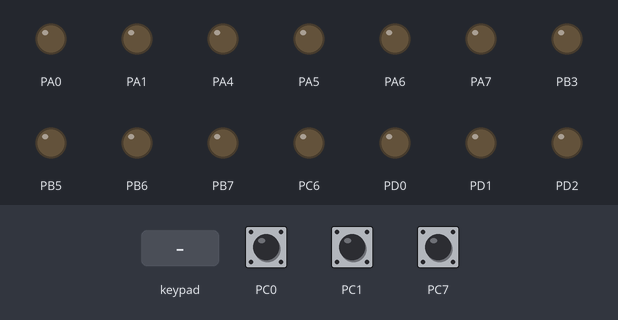
Recording of a program running on a simulated ATmega32, built with avr-gcc and emulated at 16 MHz. Shown: output pins drawn as LEDs (lit = HIGH). Wiring (inferred from the names in the program): 4×4 keypad with keys 7 8 9 / 4 5 6 * 1 2 3 - C 0 = +: rows PC2, PC3, PC4, PC5; columns PD7, PD6, PD5, PD3. The inputs (shaded band) are chosen by the test bench; at power-on: PC0 HIGH, PC1 HIGH, PC7 HIGH. Pins used as bus, display or sensor lines are not drawn.

Above: at 1.2 s.
1.3 s: key '-' pressed
At 2.84 s:
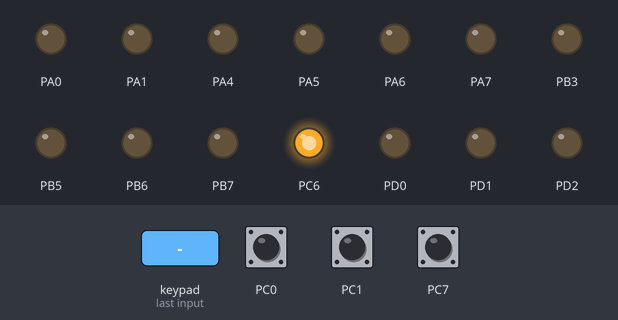
4.3 s: keypad keys 1 2 pressed 0.4 s apart
At 5.3 s:
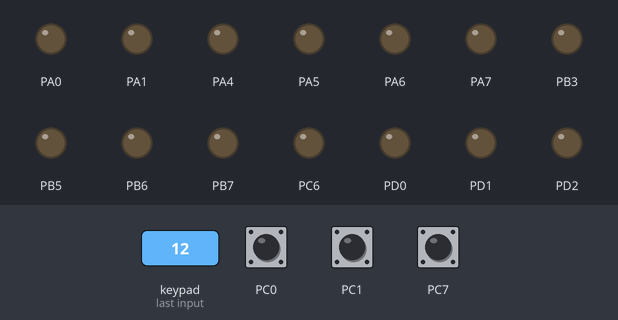
8.1 s: key 'C' pressed
Timing chart, 0 to 15.6 s (numbered marks = the images above; inputs shaded):
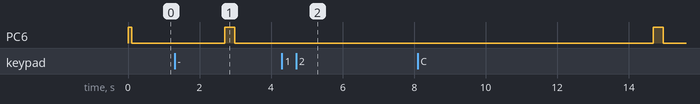

The program:

main.c
```c
/*
 * main.c
 *
 *  Created on: Oct 17, 2023
 *      Author: Hazim Emad
 */
#include "../Library/STD_types.h"
#include "../Library/Bit_Math.h"
#include "../MCAL/DIO/Header/DIO_Interface.h"
#include "../HAL/LCD/Header/LCD_Interface.h"
#include "../HAL/Keypad/Header/Keypad_Interface.h"
#include "util/delay.h"

#define PAD1	 0b00011,0b00011,0b00011,0b00011,0b00011,0b00011,0b00011,0b00011
#define PAD2	 0b11000,0b11000,0b11000,0b11000,0b11000,0b11000,0b11000,0b11000
#define BALL	 0b00000,0b00000,0b01110,0b01110,0b01110,0b01110,0b00000,0b00000

#define END 	19
#define START 	0

u8 ballX = 1;
u8 ballY = START + 10;
u8 pad1X = 1;
u8 pad2X = 1;
u8 moveLeft = 1;
u8 pad1[] = {PAD1};
u8 pad2[] = {PAD2};
u8 ball[] = {BALL};

void LoadSpecialChars();
void AdjustMovements();

int main(){
	DIO_voidInit();
	DIO_voidSetPortValue(DIO_PortC, 0xFF);
	LCD_voidInit();

	u8 player1[] = "Ahmed ";
	u8 player2[] = "Hazim ";

	u8 player1Score = 0;
	u8 player2Score = 0;
	DIO_voidSetPinValue(DIO_PortC, DIO_PIN6, Low);
	LoadSpecialChars();
	LCD_voidSendCommand(LCD_ClearDisplay);
	while(1){
		//LCD_voidSendCommand(LCD_ClearDisplay);
		LCD_voidGoToPosition(0,0);
		LCD_voidWriteString(player1);
		LCD_voidWriteChar(':');
		LCD_voidWriteIntData(player1Score);
		LCD_voidGoToPosition(0,10);
		LCD_voidWriteString(player2);
		LCD_voidWriteChar(':');
		LCD_voidWriteIntData(player2Score);
		LCD_voidGoToPosition(pad1X,START);
		LCD_voidWriteChar(7);
		LCD_voidGoToPosition(pad2X,END);
		LCD_voidWriteChar(6);
		if(moveLeft){
			LCD_voidClearPosition(ballX,ballY);
			ballY--;
			if(ballY == START){
				if(ballX == pad1X){
					ballY+=2;
					moveLeft = 0;
					LCD_voidGoToPosition(ballX,ballY);
					LCD_voidWriteChar(5);
				}
				else{
					DIO_voidSetPinValue(DIO_PortC,DIO_PIN6, High);
					player2Score++;
					ballY = START + 10;
					ballX = 2;

					LCD_voidSendCommand(LCD_ClearDisplay);
					LCD_voidGoToPosition(1, START + 5);
					LCD_voidWriteString(player2);
					LCD_voidWriteString((u8*)"Scored!");
					_delay_ms(200);
					DIO_voidSetPinValue(DIO_PortC,DIO_PIN6, Low);
					_delay_ms(800);
					LCD_voidSendCommand(LCD_ClearDisplay);
					if(player2Score == 3){
						LCD_voidSendCommand(LCD_ClearDisplay);
						LCD_voidGoToPosition(1, START + 5);
						LCD_voidWriteString(player2);
						LCD_voidWriteString((u8*)"Wins!");
						player1Score = 0;
						player2Score = 0;
						_delay_ms(1000);
						LCD_voidSendCommand(LCD_ClearDisplay);
					}
				}
			}
			else{
				LCD_voidGoToPosition(ballX,ballY);
				LCD_voidWriteChar(5);
			}

		}
		else{
			LCD_voidClearPosition(ballX,ballY);
			ballY++;
			if(ballY == END){
				if(ballX == pad2X){
					ballY-=2;
					moveLeft = 1;
					LCD_voidGoToPosition(ballX,ballY);
					LCD_voidWriteChar(5);
				}
				else{
					DIO_voidSetPinValue(DIO_PortC,DIO_PIN6, High);
					player1Score++;
					ballY = START + 10;
					ballX = 2;

					LCD_voidSendCommand(LCD_ClearDisplay);
					LCD_voidGoToPosition(1, START + 5);
					LCD_voidWriteString(player1);
					LCD_voidWriteString((u8*)"Scored!");
					_delay_ms(200);
					DIO_voidSetPinValue(DIO_PortC,DIO_PIN6, Low);
					_delay_ms(800);
					LCD_voidSendCommand(LCD_ClearDisplay);
					if(player1Score == 3){
						LCD_voidSendCommand(LCD_ClearDisplay);
						LCD_voidGoToPosition(1, START + 5);
						LCD_voidWriteString(player1);
						LCD_voidWriteString((u8*)"Wins!");
						player1Score = 0;
						player2Score = 0;
						_delay_ms(1000);
						LCD_voidSendCommand(LCD_ClearDisplay);
					}

				}
			}
			else{
				LCD_voidGoToPosition(ballX,ballY);
				LCD_voidWriteChar(5);
			}
		}

		_delay_ms(100);
		AdjustMovements();
	}
	return 0;
}

void LoadSpecialChars(){
	LCD_voidDisplaySpecialChar(pad1,7,pad1X,START);
	LCD_voidDisplaySpecialChar(pad2,6,pad2X,END);
	LCD_voidDisplaySpecialChar(ball,5,ballX,ballY);
}
void AdjustMovements(){
	u8 buttonPressed = NO_PRESSED_KEY;
	buttonPressed = KPD_u8GetPressedKey();
	if(buttonPressed != NO_PRESSED_KEY){
		if(buttonPressed == 4){
			if(moveLeft){
				LCD_voidClearPosition(pad1X,START);
				pad1X++;
				if(pad1X > 3){
					pad1X =1;
				}
			}
			else{
				LCD_voidClearPosition(ballX,ballY);
				ballX++;
				if(ballX > 3){
					ballX = 1;
				}
			}
		}
		else if(buttonPressed == '*'){
			if(moveLeft == 0){
				LCD_voidClearPosition(pad2X,END);
				pad2X++;
				if(pad2X > 3){
					pad2X =1;
				}
			}
			else{
				LCD_voidClearPosition(ballX,ballY);
				ballX++;
				if(ballX > 3){
					ballX =1;
				}
			}
		}
		else if(buttonPressed == 7){
			if(moveLeft == 1){
				LCD_voidClearPosition(pad1X,START);
				pad1X--;
				if(pad1X < 1){
					pad1X =3;
				}
			}
			else{
				LCD_voidClearPosition(ballX,ballY);
				ballX--;
				if(ballX < 1){
					ballX =3;
				}
			}
		}
		else if(buttonPressed == '/'){
			if(moveLeft == 0){
				LCD_voidClearPosition(pad2X,END);
				pad2X--;
				if(pad2X < 1){
					pad2X =3;
				}
			}
			else{
				LCD_voidClearPosition(ballX,ballY);
				ballX--;
				if(ballX < 1){
					ballX =3;
				}
			}
		}
	}
}
```

Keypad_Config.h
```c
/*
 * Keypad_Config.h
 *
 *  Created on: Oct 23, 2023
 *      Author: Hazim Emad
 */

#ifndef HAL_KEYPAD_HEADER_KEYPAD_CONFIG_H_
#define HAL_KEYPAD_HEADER_KEYPAD_CONFIG_H_

#define KPD_COL0_PIN	DIO_PIN7
#define KPD_COL1_PIN	DIO_PIN6
#define KPD_COL2_PIN	DIO_PIN5
#define KPD_COL3_PIN	DIO_PIN3

#define KPD_ROW0_PIN	DIO_PIN5
#define KPD_ROW1_PIN	DIO_PIN4
#define KPD_ROW2_PIN	DIO_PIN3
#define KPD_ROW3_PIN	DIO_PIN2

#define KPD_ROW_PORT		DIO_PortC
#define KPD_COL_PORT		DIO_PortD

#define KPD_ARR_VAL      { 7 , 8 , 9, '/' },{ 4 , 5 , 6, '*' },{ 1 , 2 , 3, '-' },{ 'C' , 0 , '=', '+' }
#define ROW_NUMBER 4
#define COL_NUMBER 4

#endif /* HAL_KEYPAD_HEADER_KEYPAD_CONFIG_H_ */
```

LCD_Config.h
```c
/*
 * LCD_Config.h
 *
 *  Created on: Oct 21, 2023
 *      Author: Hazim Emad
 */

#ifndef HAL_LCD_HEADER_LCD_CONFIG_H_
#define HAL_LCD_HEADER_LCD_CONFIG_H_

#define LCD_4_BIT_MODE	0
#define LCD_8_BIT_MODE	1

#define LCD_BITS	LCD_4_BIT_MODE

#if LCD_BITS == LCD_8_BIT_MODE
#define LCD_D0	DIO_PIN0
#define LCD_D1	DIO_PIN1
#define LCD_D2	DIO_PIN2
#define LCD_D3	DIO_PIN3
#endif

#define LCD_D4	DIO_PIN0
#define LCD_D5	DIO_PIN1
#define LCD_D6	DIO_PIN2
#define LCD_D7	DIO_PIN4

#define LCD_RS				DIO_PIN3
#define LCD_EN				DIO_PIN2
#define LCD_CONTROL_PORT  DIO_PortA
#define LCD_DATA_PORT  	  DIO_PortB

#endif /* HAL_LCD_HEADER_LCD_CONFIG_H_ */
```

Keypad_Interface.h
```c
/*
 * Keypad_Interface.h
 *
 *  Created on: Oct 21, 2023
 *      Author: Hazim Emad
 */

#ifndef HAL_KEYPAD_HEADER_KEYPAD_INTERFACE_H_
#define HAL_KEYPAD_HEADER_KEYPAD_INTERFACE_H_

#include "Keypad_Private.h"
#include "Keypad_Config.h"

u8 KPD_u8GetPressedKey();
#endif /* HAL_KEYPAD_HEADER_KEYPAD_INTERFACE_H_ */
```

Keypad_Imp.c
```c
/*
 * Keypad_Imp.c
 *
 *  Created on: Oct 21, 2023
 *      Author: Hazim Emad
 */
#include "../../../Library/STD_types.h"
#include "../../../MCAL/DIO/Header/DIO_Interface.h"
#include "../Header/Keypad_Interface.h"

u8 KPD_u8GetPressedKey(){
	u8 Local_u8PressedKey = NO_PRESSED_KEY;
	u8 Local_u8ColIndex;
	u8 Local_u8RowIndex;
	u8 Local_u8KPDArr[ROW_NUMBER][COL_NUMBER] = {KPD_ARR_VAL};
	u8 Local_u8ColArr[COL_NUMBER] = {KPD_COL0_PIN, KPD_COL1_PIN, KPD_COL2_PIN, KPD_COL3_PIN};
	u8 Local_u8RowArr[ROW_NUMBER] = {KPD_ROW0_PIN, KPD_ROW1_PIN, KPD_ROW2_PIN, KPD_ROW3_PIN};
	for(Local_u8ColIndex = 0; Local_u8ColIndex < COL_NUMBER; Local_u8ColIndex++){
		/*Activate current column by clearing it*/
		DIO_voidSetPinValue(KPD_COL_PORT,Local_u8ColArr[Local_u8ColIndex],Low);

		for(Local_u8RowIndex = 0; Local_u8RowIndex < ROW_NUMBER; Local_u8RowIndex++){
			if(DIO_u8GetPinValue(KPD_ROW_PORT,Local_u8RowArr[Local_u8RowIndex]) == Low){
				Local_u8PressedKey = Local_u8KPDArr[Local_u8RowIndex][Local_u8ColIndex];
				while(DIO_u8GetPinValue(KPD_ROW_PORT,Local_u8RowArr[Local_u8RowIndex]) == Low){

				}
				DIO_voidSetPinValue(KPD_COL_PORT,Local_u8ColArr[Local_u8ColIndex],High);
				return Local_u8PressedKey;
			}
		}

		/*Deactivate current column by setting it*/
		DIO_voidSetPinValue(KPD_COL_PORT,Local_u8ColArr[Local_u8ColIndex],High);

	}
	return Local_u8PressedKey;
}

//void KPD_Init(){
//	DIO_SetPinDirection(KPD_PORT,KPD_COL0_PIN,Output);
//	DIO_SetPinDirection(KPD_PORT,KPD_COL1_PIN,Output);
//	DIO_SetPinDirection(KPD_PORT,KPD_COL2_PIN,Output);
//	DIO_SetPinDirection(KPD_PORT,KPD_COL3_PIN,Output);
//
//	DIO_SetPinDirection(KPD_PORT,KPD_ROW0_PIN,Input);
//	DIO_SetPinDirection(KPD_PORT,KPD_ROW1_PIN,Input);
//	DIO_SetPinDirection(KPD_PORT,KPD_ROW2_PIN,Input);
//	DIO_SetPinDirection(KPD_PORT,KPD_ROW3_PIN,Input);
//
//	DIO_SetPortValue(KPD_PORT,_PORT_OUTPUT);
//}
```

LCD_Interface.h
```c
/*
 * LCD_Interface.h
 *
 *  Created on: Oct 20, 2023
 *      Author: Hazim Emad
 */

#ifndef HAL_LCD_HEADER_LCD_INTERFACE_H_
#define HAL_LCD_HEADER_LCD_INTERFACE_H_

#include "LCD_Private.h"
#include "LCD_Config.h"

void LCD_voidInit();
void LCD_voidSendCommand(u8 command);
void LCD_voidSendInitCommand(u8 command);
void LCD_voidWriteChar(u8 data);
void LCD_voidWriteString(u8* Local_Data);
void LCD_voidWriteIntData(s32 Data);
void LCD_voidWriteFloatData(f32 Data);
u8* LCD_ptrIntToString(s32 anInteger,u8 *str);
void LCD_voidGoToPosition(u8 X_Position, u8 Y_Position);
void LCD_voidClearPosition(u8 X_Position, u8 Y_Position);
void LCD_voidClearLine(u8 X_Position);
void LCD_voidDisplaySpecialChar(u8 *char_ptr,u8 CGRam_index,u8 row,u8 column);

#endif /* HAL_LCD_HEADER_LCD_INTERFACE_H_ */
```

LCD_Imp.c
```c
/*
 * LCD_Imp.c
 *
 *  Created on: Oct 20, 2023
 *      Author: Hazim Emad
 */
#include "../../../Library/STD_types.h"
#include "../../../Library/Bit_Math.h"
#include "../Header/LCD_Interface.h"
#include "../../../MCAL/DIO/Header/DIO_Interface.h"
#include "util/delay.h"


void LCD_voidInit(){
	_delay_ms(35);
#if LCD_BITS == LCD_4_BIT_MODE
	LCD_voidSendInitCommand(LCD_SpecialFunctionSet);
	_delay_ms(5);
	LCD_voidSendInitCommand(LCD_SpecialFunctionSet);
	_delay_ms(1);
	LCD_voidSendInitCommand(LCD_SpecialFunctionSet);
	_delay_ms(1);
	LCD_voidSendInitCommand(LCD_4BitMode);
	_delay_ms(1);
#endif
	LCD_voidSendCommand(LCD_FunctionSet);
	_delay_ms(1);
	LCD_voidSendCommand(LCD_DisplayOFF);
	_delay_ms(1);
	LCD_voidSendCommand(LCD_ClearDisplay);
	_delay_ms(5);
	LCD_voidSendCommand(LCD_DisplayON);
	_delay_ms(1);
	LCD_voidSendCommand(LCD_EntryMode);
	_delay_ms(1);
}

void LCD_voidSendCommand(u8 command){
	DIO_voidSetPinValue(LCD_CONTROL_PORT,LCD_RS, Low); //RS = 0

	DIO_voidSetPinValue(LCD_CONTROL_PORT, LCD_EN, High); //EN = 1
#if LCD_BITS == LCD_8_BIT_MODE
	DIO_voidSetPinValue(LCD_DATA_PORT, LCD_D0, GET_BIT(command, 0));
	DIO_voidSetPinValue(LCD_DATA_PORT, LCD_D1, GET_BIT(command, 1));
	DIO_voidSetPinValue(LCD_DATA_PORT, LCD_D2, GET_BIT(command, 2));
	DIO_voidSetPinValue(LCD_DATA_PORT, LCD_D3, GET_BIT(command, 3));
#endif
	DIO_voidSetPinValue(LCD_DATA_PORT, LCD_D4, GET_BIT(command, 4));
	DIO_voidSetPinValue(LCD_DATA_PORT, LCD_D5, GET_BIT(command, 5));
	DIO_voidSetPinValue(LCD_DATA_PORT, LCD_D6, GET_BIT(command, 6));
	DIO_voidSetPinValue(LCD_DATA_PORT, LCD_D7, GET_BIT(command, 7));
	DIO_voidSetPinValue(LCD_CONTROL_PORT, LCD_EN, Low); //EN = 0

#if LCD_BITS == LCD_4_BIT_MODE
	DIO_voidSetPinValue(LCD_CONTROL_PORT, LCD_EN, High); //EN = 1
	DIO_voidSetPinValue(LCD_DATA_PORT, LCD_D4, GET_BIT(command, 0));
	DIO_voidSetPinValue(LCD_DATA_PORT, LCD_D5, GET_BIT(command, 1));
	DIO_voidSetPinValue(LCD_DATA_PORT, LCD_D6, GET_BIT(command, 2));
	DIO_voidSetPinValue(LCD_DATA_PORT, LCD_D7, GET_BIT(command, 3));
	DIO_voidSetPinValue(LCD_CONTROL_PORT, LCD_EN, Low); //EN = 0
#endif
	_delay_ms(5);
}

void LCD_voidSendInitCommand(u8 command){
	DIO_voidSetPinValue(LCD_CONTROL_PORT,LCD_RS, Low); //RS = 0

	DIO_voidSetPinValue(LCD_CONTROL_PORT, LCD_EN, High); //EN = 1
	DIO_voidSetPinValue(LCD_DATA_PORT, LCD_D4, GET_BIT(command, 4));
	DIO_voidSetPinValue(LCD_DATA_PORT, LCD_D5, GET_BIT(command, 5));
	DIO_voidSetPinValue(LCD_DATA_PORT, LCD_D6, GET_BIT(command, 6));
	DIO_voidSetPinValue(LCD_DATA_PORT, LCD_D7, GET_BIT(command, 7));
	DIO_voidSetPinValue(LCD_CONTROL_PORT, LCD_EN, Low); //EN = 0
	_delay_ms(5);
}

void LCD_voidWriteChar(u8 data){
	DIO_voidSetPinValue(LCD_CONTROL_PORT,LCD_RS, High); //RS = 1

	DIO_voidSetPinValue(LCD_CONTROL_PORT, LCD_EN, High); //EN = 1
#if LCD_BITS == LCD_8_BIT_MODE
	DIO_voidSetPinValue(LCD_DATA_PORT, LCD_D0, GET_BIT(data, 0));
	DIO_voidSetPinValue(LCD_DATA_PORT, LCD_D1, GET_BIT(data, 1));
	DIO_voidSetPinValue(LCD_DATA_PORT, LCD_D2, GET_BIT(data, 2));
	DIO_voidSetPinValue(LCD_DATA_PORT, LCD_D3, GET_BIT(data, 3));
#endif
	DIO_voidSetPinValue(LCD_DATA_PORT, LCD_D4, GET_BIT(data, 4));
	DIO_voidSetPinValue(LCD_DATA_PORT, LCD_D5, GET_BIT(data, 5));
	DIO_voidSetPinValue(LCD_DATA_PORT, LCD_D6, GET_BIT(data, 6));
	DIO_voidSetPinValue(LCD_DATA_PORT, LCD_D7, GET_BIT(data, 7));
	DIO_voidSetPinValue(LCD_CONTROL_PORT, LCD_EN, Low); //EN = 0

#if LCD_BITS == LCD_4_BIT_MODE
	DIO_voidSetPinValue(LCD_CONTROL_PORT, LCD_EN, High); //EN = 1
	DIO_voidSetPinValue(LCD_DATA_PORT, LCD_D4, GET_BIT(data, 0));
	DIO_voidSetPinValue(LCD_DATA_PORT, LCD_D5, GET_BIT(data, 1));
	DIO_voidSetPinValue(LCD_DATA_PORT, LCD_D6, GET_BIT(data, 2));
	DIO_voidSetPinValue(LCD_DATA_PORT, LCD_D7, GET_BIT(data, 3));
	DIO_voidSetPinValue(LCD_CONTROL_PORT, LCD_EN, Low); //EN = 0
#endif
	_delay_ms(5);
}

void LCD_voidWriteString(u8* Local_Data){
	u8 index = 0;
	while(Local_Data[index] != '\0'){
		LCD_voidWriteChar(Local_Data[index]);
		index++;
	}
}

u8* IntToString(s32 anInteger,u8 *str){
	u32 flag = 0;
	u32 i = INT_TO_STRING_ARR_SIZE - 1;
	str[i--] = '\0';
	if (anInteger < 0) {
		flag = 1;
		anInteger = -anInteger;
	}
	while (anInteger != 0) {
		str[i--] = (anInteger % 10) + '0';
		anInteger /= 10;
	}
	if (flag){
		str[i--] = '-';
	}
	i++;
	return str + i;

}

void LCD_voidWriteIntData(s32 Data){
	if(Data){
		u8 arr[INT_TO_STRING_ARR_SIZE];
		u8 *str = IntToString(Data,arr);
		LCD_voidWriteString(str);
	}
	else{
		LCD_voidWriteChar('0');
	}
}

void LCD_voidWriteFloatData(f32 Data){
	u8 arr[INT_TO_STRING_ARR_SIZE];
	s32 number = (s32) (Data * 100);
	u8 *str = IntToString(number,arr);
	u32 counter=0;
	u32 counter2=0;
	while(str[counter] != '\0'){
		counter++;
	}
	counter -= 2;
	if(!counter){
		LCD_voidWriteChar('0');
	}
	while(str[counter2] != '\0'){
		if(counter2 == counter){
			LCD_voidWriteChar('.');
		}
		LCD_voidWriteChar(str[counter2]);
		counter2++;
	}
}

void LCD_voidGoToPosition(u8 X_Position, u8 Y_Position){
	u8 Local_Address = FIRST_LINE_ADDRESS;

	if(X_Position == 0){
		Local_Address = FIRST_LINE_ADDRESS + Y_Position;
	}
	else if(X_Position == 1){
		Local_Address = SECOND_LINE_ADDRESS + Y_Position;
	}
	else if(X_Position == 2){
		Local_Address = THIRD_LINE_ADDRESS + Y_Position;
	}
	else if(X_Position == 3){
		Local_Address = FOURTH_LINE_ADDRESS + Y_Position;
	}

	SET_BIT(Local_Address,7); /*You can also just OR / add with 0x80 (128) to set the the MSB*/
	LCD_voidSendCommand(Local_Address);
}

void LCD_voidClearPosition(u8 X_Position, u8 Y_Position){
	LCD_voidGoToPosition(X_Position, Y_Position);
	LCD_voidWriteChar(' ');
}

void LCD_voidClearLine(u8 X_Position){
	u8 Y_Position = 0;
	while(Y_Position <20){
		LCD_voidClearPosition(X_Position,Y_Position);
		Y_Position++;
	}
}

void LCD_voidDisplaySpecialChar(u8 *char_ptr,u8 CGRam_index,u8 row,u8 column){
	LCD_voidGoToPosition(row,column);
	LCD_voidWriteChar(CGRam_index);
	u8 address = 0;
	u8 index = 0;
	if(CGRam_index < 8){
		address = CGRam_index * 8;
		SET_BIT(address,6);
		CLR_BIT(address,7);
		LCD_voidSendCommand(address);
		for(index = 0; index < 8; index++){
			LCD_voidWriteChar(char_ptr[index]);
		}
	}
	LCD_voidSendCommand(LCD_ReturnHome);
}
```

Keypad_Private.h
```c
/*
 * Keypad_Private.h
 *
 *  Created on: Oct 21, 2023
 *      Author: Hazim Emad
 */

#ifndef HAL_KEYPAD_HEADER_KEYPAD_PRIVATE_H_
#define HAL_KEYPAD_HEADER_KEYPAD_PRIVATE_H_

#define NO_PRESSED_KEY  0xFF

#endif /* HAL_KEYPAD_HEADER_KEYPAD_PRIVATE_H_ */
```

LCD_Private.h
```c
/*
 * LCD_Private.h
 *
 *  Created on: Oct 20, 2023
 *      Author: Hazim Emad
 */

#ifndef HAL_LCD_HEADER_LCD_PRIVATE_H_
#define HAL_LCD_HEADER_LCD_PRIVATE_H_

#define LCD_SpecialFunctionSet		0x30
#define LCD_FunctionSet				0x28
#define LCD_DisplayOFF				0x08
#define LCD_DisplayON				0x0C
#define LCD_EntryMode				0x06
#define LCD_ClearDisplay			0x01
#define LCD_ReturnHome				0x02
#define LCD_4BitMode				0x20
#define LCD_ShiftDisplayRight	 	0x1C
#define LCD_ShiftDisplayLeft  		0x18

#define FIRST_LINE_ADDRESS  		0x80
#define SECOND_LINE_ADDRESS 		0xC0
#define THIRD_LINE_ADDRESS  		0x94
#define FOURTH_LINE_ADDRESS 		0xD4

#define INT_TO_STRING_ARR_SIZE  20

//0x80, 0x0C, 0x94, 0xD4

#endif /* HAL_LCD_HEADER_LCD_PRIVATE_H_ */
```

Bit_Math.h
```c
#ifndef   _BIT_MATH_H_
#define   _BIT_MATH_H_

#define Set_Bit(Reg,Bit)     (Reg|=(1<<Bit))
#define Clear_Bit(Reg,Bit)   (Reg&=~(1<<Bit))
#define Toggle_Bit(Reg,Bit)  (Reg^=(1<<Bit))
#define Get_Bit(Reg,Bit)     ((Reg>>Bit) & 0x01)

#define SET_BIT(Reg,Bit)     (Reg|=(1<<Bit))
#define CLR_BIT(Reg,Bit)   	 (Reg&=~(1<<Bit))
#define GET_BIT(Reg,Bit)     ((Reg>>Bit) & 0x01)
#endif
```

STD_types.h
```c
#ifndef   _STD_TYPES_H_
#define   _STD_TYPES_H_
typedef unsigned char u8;
typedef signed char s8;

typedef unsigned short int u16;
typedef signed short int s16;

typedef unsigned long int u32;
typedef signed long int s32;
typedef unsigned long long int u64;

typedef float 				f32;

typedef double 				f64;

#define NULL ((void *) 0)
#endif
```

DIO_Config.h
```c
/*
 * DIO_Config.h
 *
 *  Created on: Oct 17, 2023
 *      Author: Hazim Emad
 */

#ifndef MCAL_DIO_HEADER_DIO_CONFIG_H_
#define MCAL_DIO_HEADER_DIO_CONFIG_H_

#define DIO_PINA0		Output
#define DIO_PINA1		Output
#define DIO_PINA2		Output
#define DIO_PINA3		Output
#define DIO_PINA4		Output
#define DIO_PINA5		Output
#define DIO_PINA6		Output
#define DIO_PINA7		Output

#define DIO_PINB0		Output
#define DIO_PINB1		Output
#define DIO_PINB2		Output
#define DIO_PINB3		Output
#define DIO_PINB4		Output
#define DIO_PINB5		Output
#define DIO_PINB6		Output
#define DIO_PINB7		Output

#define DIO_PINC0		Input
#define DIO_PINC1		Input
#define DIO_PINC2		Input
#define DIO_PINC3		Input
#define DIO_PINC4		Input
#define DIO_PINC5		Input
#define DIO_PINC6		Output
#define DIO_PINC7		Input

#define DIO_PIND0		Output
#define DIO_PIND1		Output
#define DIO_PIND2		Output
#define DIO_PIND3		Output
#define DIO_PIND4		Output
#define DIO_PIND5		Output
#define DIO_PIND6		Output
#define DIO_PIND7		Output

#define helper(b7,b6,b5,b4,b3,b2,b1,b0) 0b##b7##b6##b5##b4##b3##b2##b1##b0
#define concate(b7,b6,b5,b4,b3,b2,b1,b0) helper(b7,b6,b5,b4,b3,b2,b1,b0)

#endif /* MCAL_DIO_HEADER_DIO_CONFIG_H_ */
```

Source omitted: DIO_Interface.h (1077 bytes), DIO_Register.h (711 bytes), DIO_Imp.c (5173 bytes)

Measured:
- after the input at 1.3 s, PC6: LOW → HIGH after 1.4 s, → LOW 0.28 s later
- after the input at 4.3 s, PC6: stays LOW (without the input it goes to HIGH after 1.9 s)
